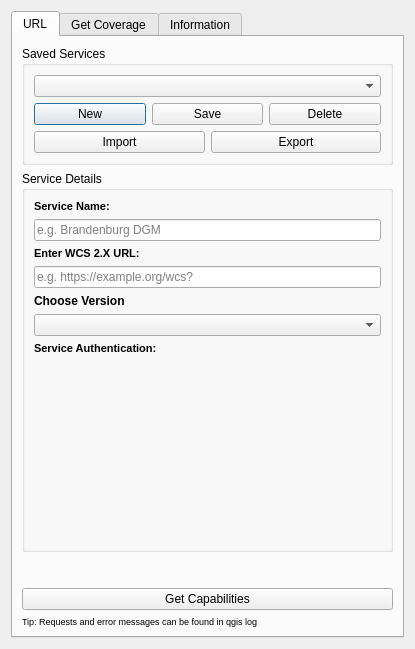
<?xml version="1.0" encoding="UTF-8"?>
<ui version="4.0">
 <class>SimpleWCSDialogBase</class>
 <widget class="QDialog" name="SimpleWCSDialogBase">
  <property name="windowModality">
   <enum>Qt::NonModal</enum>
  </property>
  <property name="geometry">
   <rect>
    <x>0</x>
    <y>0</y>
    <width>415</width>
    <height>649</height>
   </rect>
  </property>
  <property name="windowTitle">
   <string>Simple WCS 2</string>
  </property>
  <property name="windowOpacity">
   <double>0.980000000000000</double>
  </property>
  <property name="modal">
   <bool>false</bool>
  </property>
  <layout class="QVBoxLayout" name="verticalLayout">
   <item>
    <widget class="QTabWidget" name="tabWidget">
     <property name="enabled">
      <bool>true</bool>
     </property>
     <property name="currentIndex">
      <number>0</number>
     </property>
     <widget class="QWidget" name="tabUrl">
      <property name="enabled">
       <bool>true</bool>
      </property>
      <attribute name="title">
       <string>URL</string>
      </attribute>
      <layout class="QVBoxLayout" name="verticalLayout_2">
       <item>
        <widget class="QGroupBox" name="gbSavedServices">
         <property name="title">
          <string>Saved Services</string>
         </property>
         <layout class="QVBoxLayout" name="verticalLayout_savedServices">
          <item>
           <widget class="QComboBox" name="cbSavedServices"/>
          </item>
          <item>
           <widget class="QWidget" name="wgSavedServiceActions" native="true">
            <layout class="QHBoxLayout" name="horizontalLayout_3">
             <property name="leftMargin">
              <number>0</number>
             </property>
             <property name="topMargin">
              <number>0</number>
             </property>
             <property name="rightMargin">
              <number>0</number>
             </property>
             <property name="bottomMargin">
              <number>0</number>
             </property>
             <item>
              <widget class="QPushButton" name="btnNewService">
               <property name="text">
                <string>New</string>
               </property>
              </widget>
             </item>
             <item>
              <widget class="QPushButton" name="btnSaveService">
               <property name="text">
                <string>Save</string>
               </property>
              </widget>
             </item>
             <item>
              <widget class="QPushButton" name="btnDeleteService">
               <property name="text">
                <string>Delete</string>
               </property>
              </widget>
             </item>
            </layout>
           </widget>
          </item>
          <item>
           <widget class="QWidget" name="wgSavedServiceFileActions" native="true">
            <layout class="QHBoxLayout" name="horizontalLayout_4">
             <property name="leftMargin">
              <number>0</number>
             </property>
             <property name="topMargin">
              <number>0</number>
             </property>
             <property name="rightMargin">
              <number>0</number>
             </property>
             <property name="bottomMargin">
              <number>0</number>
             </property>
             <item>
              <widget class="QPushButton" name="btnImportServices">
               <property name="text">
                <string>Import</string>
               </property>
              </widget>
             </item>
             <item>
              <widget class="QPushButton" name="btnExportServices">
               <property name="text">
                <string>Export</string>
               </property>
              </widget>
             </item>
            </layout>
           </widget>
          </item>
         </layout>
        </widget>
       </item>
       <item>
        <widget class="QGroupBox" name="gbServiceDetails">
         <property name="sizePolicy">
          <sizepolicy hsizetype="Expanding" vsizetype="Expanding">
           <horstretch>0</horstretch>
           <verstretch>0</verstretch>
          </sizepolicy>
         </property>
         <property name="title">
          <string>Service Details</string>
         </property>
         <layout class="QVBoxLayout" name="verticalLayout_serviceDetails">
          <item>
           <widget class="QLabel" name="lblServiceName">
            <property name="font">
             <font>
              <pointsize>8</pointsize>
              <weight>75</weight>
              <bold>true</bold>
             </font>
            </property>
            <property name="text">
             <string>Service Name:</string>
            </property>
           </widget>
          </item>
          <item>
           <widget class="QLineEdit" name="leServiceName">
            <property name="placeholderText">
             <string>e.g. Brandenburg DGM</string>
            </property>
           </widget>
          </item>
          <item>
           <widget class="QLabel" name="lblUrl">
            <property name="font">
             <font>
              <pointsize>8</pointsize>
              <weight>75</weight>
              <bold>true</bold>
             </font>
            </property>
            <property name="text">
             <string>Enter WCS 2.X URL:</string>
            </property>
            <property name="scaledContents">
             <bool>false</bool>
            </property>
           </widget>
          </item>
          <item>
           <widget class="QLineEdit" name="leBaseUrl">
            <property name="inputMask">
             <string/>
            </property>
            <property name="text">
             <string/>
            </property>
            <property name="placeholderText">
             <string>e.g. https://example.org/wcs?</string>
            </property>
           </widget>
          </item>
          <item>
           <widget class="QLabel" name="lblVersionDesc">
            <property name="font">
             <font>
              <weight>75</weight>
              <bold>true</bold>
             </font>
            </property>
            <property name="text">
             <string>Choose Version</string>
            </property>
           </widget>
          </item>
          <item>
           <widget class="QComboBox" name="cbVersion"/>
          </item>
          <item>
           <widget class="QLabel" name="lblServiceAuth">
            <property name="font">
             <font>
              <pointsize>8</pointsize>
              <weight>75</weight>
              <bold>true</bold>
             </font>
            </property>
            <property name="text">
             <string>Service Authentication:</string>
            </property>
           </widget>
          </item>
          <item>
           <widget class="QWidget" name="serviceAuth" native="true">
            <property name="sizePolicy">
             <sizepolicy hsizetype="Expanding" vsizetype="Expanding">
              <horstretch>0</horstretch>
              <verstretch>0</verstretch>
             </sizepolicy>
            </property>
            <property name="baseSize">
             <size>
              <width>80</width>
              <height>200</height>
             </size>
            </property>
           </widget>
          </item>
         </layout>
        </widget>
       </item>
       <item>
        <spacer name="verticalSpacer">
         <property name="orientation">
          <enum>Qt::Vertical</enum>
         </property>
         <property name="sizeType">
          <enum>QSizePolicy::Minimum</enum>
         </property>
         <property name="sizeHint" stdset="0">
          <size>
           <width>20</width>
           <height>30</height>
          </size>
         </property>
        </spacer>
       </item>
       <item>
        <widget class="QPushButton" name="btnGetCapabilities">
         <property name="text">
          <string>Get Capabilities</string>
         </property>
        </widget>
       </item>
       <item>
        <widget class="QLabel" name="lblVersionDesc_3">
         <property name="font">
          <font>
           <pointsize>7</pointsize>
           <weight>50</weight>
           <bold>false</bold>
          </font>
         </property>
         <property name="text">
          <string>Tip: Requests and error messages can be found in qgis log</string>
         </property>
        </widget>
       </item>
      </layout>
     </widget>
     <widget class="QWidget" name="tabGetCoverage">
      <property name="enabled">
       <bool>false</bool>
      </property>
      <attribute name="title">
       <string>Get Coverage</string>
      </attribute>
      <layout class="QVBoxLayout" name="verticalLayout_3">
       <item>
        <widget class="QLabel" name="lblTitleDesc">
         <property name="font">
          <font>
           <weight>75</weight>
           <bold>true</bold>
          </font>
         </property>
         <property name="text">
          <string>Title</string>
         </property>
        </widget>
       </item>
       <item>
        <widget class="QLabel" name="lblTitle">
         <property name="font">
          <font>
           <weight>50</weight>
           <bold>false</bold>
          </font>
         </property>
         <property name="frameShadow">
          <enum>QFrame::Plain</enum>
         </property>
         <property name="text">
          <string>&lt; no service loaded &gt;</string>
         </property>
         <property name="alignment">
          <set>Qt::AlignLeading|Qt::AlignLeft|Qt::AlignTop</set>
         </property>
         <property name="wordWrap">
          <bool>true</bool>
         </property>
        </widget>
       </item>
       <item>
        <widget class="QLabel" name="lblVersionDesc_2">
         <property name="font">
          <font>
           <weight>75</weight>
           <bold>true</bold>
          </font>
         </property>
         <property name="text">
          <string>Version</string>
         </property>
        </widget>
       </item>
       <item>
        <widget class="QLabel" name="lblVersion">
         <property name="font">
          <font>
           <weight>50</weight>
           <bold>false</bold>
          </font>
         </property>
         <property name="frameShadow">
          <enum>QFrame::Plain</enum>
         </property>
         <property name="text">
          <string>&lt; no service loaded &gt;</string>
         </property>
         <property name="alignment">
          <set>Qt::AlignLeading|Qt::AlignLeft|Qt::AlignTop</set>
         </property>
         <property name="wordWrap">
          <bool>true</bool>
         </property>
        </widget>
       </item>
       <item>
        <widget class="QLabel" name="lblCoverageDesc">
         <property name="font">
          <font>
           <weight>75</weight>
           <bold>true</bold>
          </font>
         </property>
         <property name="text">
          <string>Coverage</string>
         </property>
        </widget>
       </item>
       <item>
        <widget class="QComboBox" name="cbCoverage"/>
       </item>
       <item>
        <widget class="QLabel" name="lblFormatDesc">
         <property name="font">
          <font>
           <weight>75</weight>
           <bold>true</bold>
          </font>
         </property>
         <property name="text">
          <string>Format</string>
         </property>
        </widget>
       </item>
       <item>
        <widget class="QComboBox" name="cbFormat"/>
       </item>
       <item>
        <widget class="QLabel" name="lblCRSDesc">
         <property name="font">
          <font>
           <weight>75</weight>
           <bold>true</bold>
          </font>
         </property>
         <property name="text">
          <string>Output CRS</string>
         </property>
        </widget>
       </item>
       <item>
        <widget class="QComboBox" name="cbCrs"/>
       </item>
       <item>
        <widget class="QCheckBox" name="cbUseSubset">
         <property name="font">
          <font>
           <weight>75</weight>
           <bold>true</bold>
          </font>
         </property>
         <property name="text">
          <string>Use Subset Extent</string>
         </property>
         <property name="checked">
          <bool>true</bool>
         </property>
        </widget>
       </item>
       <item>
        <widget class="QWidget" name="wgMapExtent" native="true">
         <layout class="QVBoxLayout" name="verticalLayout_5">
          <property name="leftMargin">
           <number>0</number>
          </property>
          <property name="topMargin">
           <number>0</number>
          </property>
          <property name="rightMargin">
           <number>0</number>
          </property>
          <property name="bottomMargin">
           <number>0</number>
          </property>
          <item>
           <widget class="QLabel" name="label">
            <property name="font">
             <font>
              <weight>75</weight>
              <bold>true</bold>
             </font>
            </property>
            <property name="text">
             <string>Subsetting CRS</string>
            </property>
           </widget>
          </item>
          <item>
           <widget class="QComboBox" name="cbSubsetCrs"/>
          </item>
          <item>
           <widget class="QCheckBox" name="cbAxisInversion">
            <property name="toolTip">
             <string>&lt;html&gt;&lt;head/&gt;&lt;body&gt;&lt;p&gt;Only applies to crs with inverted axis (e.g. wgs84) ) - useful if service advertises a false axis order&lt;/p&gt;&lt;/body&gt;&lt;/html&gt;</string>
            </property>
            <property name="text">
             <string>Deactivate axis inversion</string>
            </property>
           </widget>
          </item>
          <item>
           <widget class="QWidget" name="wgExtentMode" native="true">
            <layout class="QHBoxLayout" name="horizontalLayout">
             <property name="leftMargin">
              <number>0</number>
             </property>
             <property name="topMargin">
              <number>0</number>
             </property>
             <property name="rightMargin">
              <number>0</number>
             </property>
             <property name="bottomMargin">
              <number>0</number>
             </property>
             <item>
              <widget class="QLabel" name="lblExtentDesc">
               <property name="font">
                <font>
                 <weight>75</weight>
                 <bold>true</bold>
                </font>
               </property>
               <property name="text">
                <string>Extent:</string>
               </property>
              </widget>
             </item>
             <item>
              <spacer name="horizontalSpacer">
               <property name="orientation">
                <enum>Qt::Horizontal</enum>
               </property>
               <property name="sizeHint" stdset="0">
                <size>
                 <width>40</width>
                 <height>20</height>
                </size>
               </property>
              </spacer>
             </item>
             <item>
              <widget class="QComboBox" name="cbSetExtentMode"/>
             </item>
            </layout>
           </widget>
          </item>
          <item>
           <widget class="QWidget" name="wgDrawAction" native="true">
            <layout class="QHBoxLayout" name="horizontalLayout_2">
             <property name="leftMargin">
              <number>0</number>
             </property>
             <property name="topMargin">
              <number>0</number>
             </property>
             <property name="rightMargin">
              <number>0</number>
             </property>
             <property name="bottomMargin">
              <number>0</number>
             </property>
             <item>
              <spacer name="horizontalSpacer_2">
               <property name="orientation">
                <enum>Qt::Horizontal</enum>
               </property>
               <property name="sizeHint" stdset="0">
                <size>
                 <width>40</width>
                 <height>20</height>
                </size>
               </property>
              </spacer>
             </item>
             <item>
              <widget class="QToolButton" name="tbDrawPolygon">
               <property name="text">
                <string/>
               </property>
              </widget>
             </item>
            </layout>
           </widget>
          </item>
          <item>
           <widget class="QLabel" name="lblExtentMapCanvas">
            <property name="font">
             <font>
              <pointsize>7</pointsize>
             </font>
            </property>
            <property name="text">
             <string>&lt; no service loaded &gt;</string>
            </property>
            <property name="alignment">
             <set>Qt::AlignLeading|Qt::AlignLeft|Qt::AlignTop</set>
            </property>
            <property name="wordWrap">
             <bool>true</bool>
            </property>
           </widget>
          </item>
          <item>
           <widget class="QLabel" name="lblExtentPolygon">
            <property name="font">
             <font>
              <pointsize>7</pointsize>
             </font>
            </property>
            <property name="text">
             <string>&lt; no service loaded &gt;</string>
            </property>
           </widget>
          </item>
         </layout>
        </widget>
       </item>
       <item>
        <spacer name="verticalSpacer_2">
         <property name="orientation">
          <enum>Qt::Vertical</enum>
         </property>
         <property name="sizeHint" stdset="0">
          <size>
           <width>20</width>
           <height>40</height>
          </size>
         </property>
        </spacer>
       </item>
       <item>
        <widget class="QPushButton" name="btnGetCoverage">
         <property name="text">
          <string>Get Coverage</string>
         </property>
        </widget>
       </item>
      </layout>
     </widget>
     <widget class="QWidget" name="tabInformation">
      <property name="enabled">
       <bool>false</bool>
      </property>
      <attribute name="title">
       <string>Information</string>
      </attribute>
      <layout class="QVBoxLayout" name="verticalLayout_4">
       <item>
        <widget class="QLabel" name="lblProviderDesc">
         <property name="font">
          <font>
           <weight>75</weight>
           <bold>true</bold>
          </font>
         </property>
         <property name="text">
          <string>Provider</string>
         </property>
        </widget>
       </item>
       <item>
        <widget class="QLabel" name="lblProvider">
         <property name="font">
          <font>
           <weight>50</weight>
           <bold>false</bold>
          </font>
         </property>
         <property name="text">
          <string>&lt; no service loaded &gt;</string>
         </property>
         <property name="alignment">
          <set>Qt::AlignLeading|Qt::AlignLeft|Qt::AlignTop</set>
         </property>
         <property name="wordWrap">
          <bool>true</bool>
         </property>
        </widget>
       </item>
       <item>
        <widget class="QLabel" name="lblFeesDesc">
         <property name="font">
          <font>
           <weight>75</weight>
           <bold>true</bold>
          </font>
         </property>
         <property name="text">
          <string>Fees</string>
         </property>
        </widget>
       </item>
       <item>
        <widget class="QLabel" name="lblFees">
         <property name="font">
          <font>
           <weight>50</weight>
           <bold>false</bold>
          </font>
         </property>
         <property name="text">
          <string>&lt; no service loaded &gt;</string>
         </property>
         <property name="alignment">
          <set>Qt::AlignLeading|Qt::AlignLeft|Qt::AlignTop</set>
         </property>
         <property name="wordWrap">
          <bool>true</bool>
         </property>
        </widget>
       </item>
       <item>
        <widget class="QLabel" name="lblConstraintsDesc">
         <property name="font">
          <font>
           <weight>75</weight>
           <bold>true</bold>
          </font>
         </property>
         <property name="text">
          <string>Access Constraints</string>
         </property>
        </widget>
       </item>
       <item>
        <widget class="QLabel" name="lblConstraints">
         <property name="font">
          <font>
           <weight>50</weight>
           <bold>false</bold>
          </font>
         </property>
         <property name="text">
          <string>&lt; no service loaded &gt;</string>
         </property>
         <property name="alignment">
          <set>Qt::AlignLeading|Qt::AlignLeft|Qt::AlignTop</set>
         </property>
         <property name="wordWrap">
          <bool>true</bool>
         </property>
        </widget>
       </item>
       <item>
        <spacer name="verticalSpacer_3">
         <property name="orientation">
          <enum>Qt::Vertical</enum>
         </property>
         <property name="sizeHint" stdset="0">
          <size>
           <width>20</width>
           <height>40</height>
          </size>
         </property>
        </spacer>
       </item>
      </layout>
     </widget>
    </widget>
   </item>
  </layout>
 </widget>
 <resources/>
 <connections/>
</ui>
